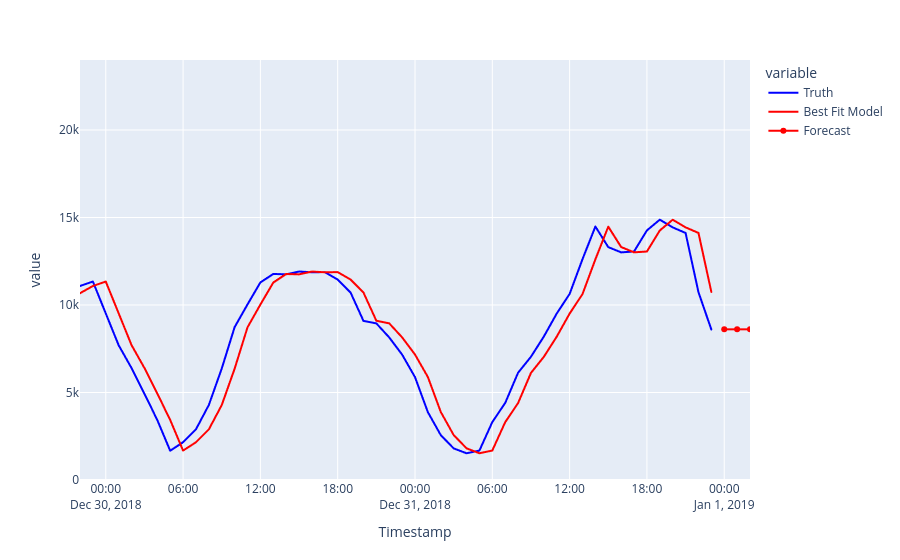

This figure's notebook cell:
### Code cell
smoothData = pd.DataFrame([trips.values, alphaBest.fittedvalues.values]).T
smoothData.columns = ['Truth', 'Best Fit Model']
smoothData.index = trips.index

fig = px.line(smoothData, y = ['Truth', 'Best Fit Model'], 
        x = smoothData.index,
        color_discrete_map={"Truth": 'blue',
                           'Best Fit Model': 'red'}
       )

fig.update_xaxes(range=[smoothData.index[-50], forecast.index[-1]])
fig.update_yaxes(range=[0, 24000])

# Incorporating the Forecasts

fig.add_trace(go.Scatter(x=forecast.index, y = forecast.values, name='Forecast', line={'color':'red'}))

### Figure 1 — Plotly figure (JSON) as saved in the notebook; plotly's stock layout.template omitted (floating-point values rounded to 4 significant figures; data arrays with more than 128 entries replaced by an {"elided": "..."} marker saying what was removed)
{"data": [{"hovertemplate": "variable=Truth<br>Timestamp=%{x}<br>value=%{y}<extra></extra>", "legendgroup": "Truth", "line": {"color": "blue", "dash": "solid"}, "marker": {"symbol": "circle"}, "mode": "lines", "name": "Truth", "showlegend": true, "type": "scattergl", "x": {"elided": "8760 str values"}, "xaxis": "x", "y": {"elided": "8760 int values"}, "yaxis": "y"}, {"hovertemplate": "variable=Best Fit Model<br>Timestamp=%{x}<br>value=%{y}<extra></extra>", "legendgroup": "Best Fit Model", "line": {"color": "red", "dash": "solid"}, "marker": {"symbol": "circle"}, "mode": "lines", "name": "Best Fit Model", "showlegend": true, "type": "scattergl", "x": {"elided": "8760 str values"}, "xaxis": "x", "y": {"elided": "8760 float values"}, "yaxis": "y"}, {"line": {"color": "red"}, "name": "Forecast", "type": "scatter", "x": ["2019-01-01T00:00:00", "2019-01-01T01:00:00", "2019-01-01T02:00:00"], "y": [8610.0, 8610.0, 8610.0]}], "layout": {"legend": {"title": {"text": "variable"}, "tracegroupgap": 0}, "margin": {"t": 60}, "xaxis": {"anchor": "y", "domain": [0, 1], "range": ["2018-12-29T22:00:00", "2019-01-01T02:00:00"], "title": {"text": "Timestamp"}}, "yaxis": {"anchor": "x", "domain": [0, 1], "range": [0, 24000], "title": {"text": "value"}}}}
